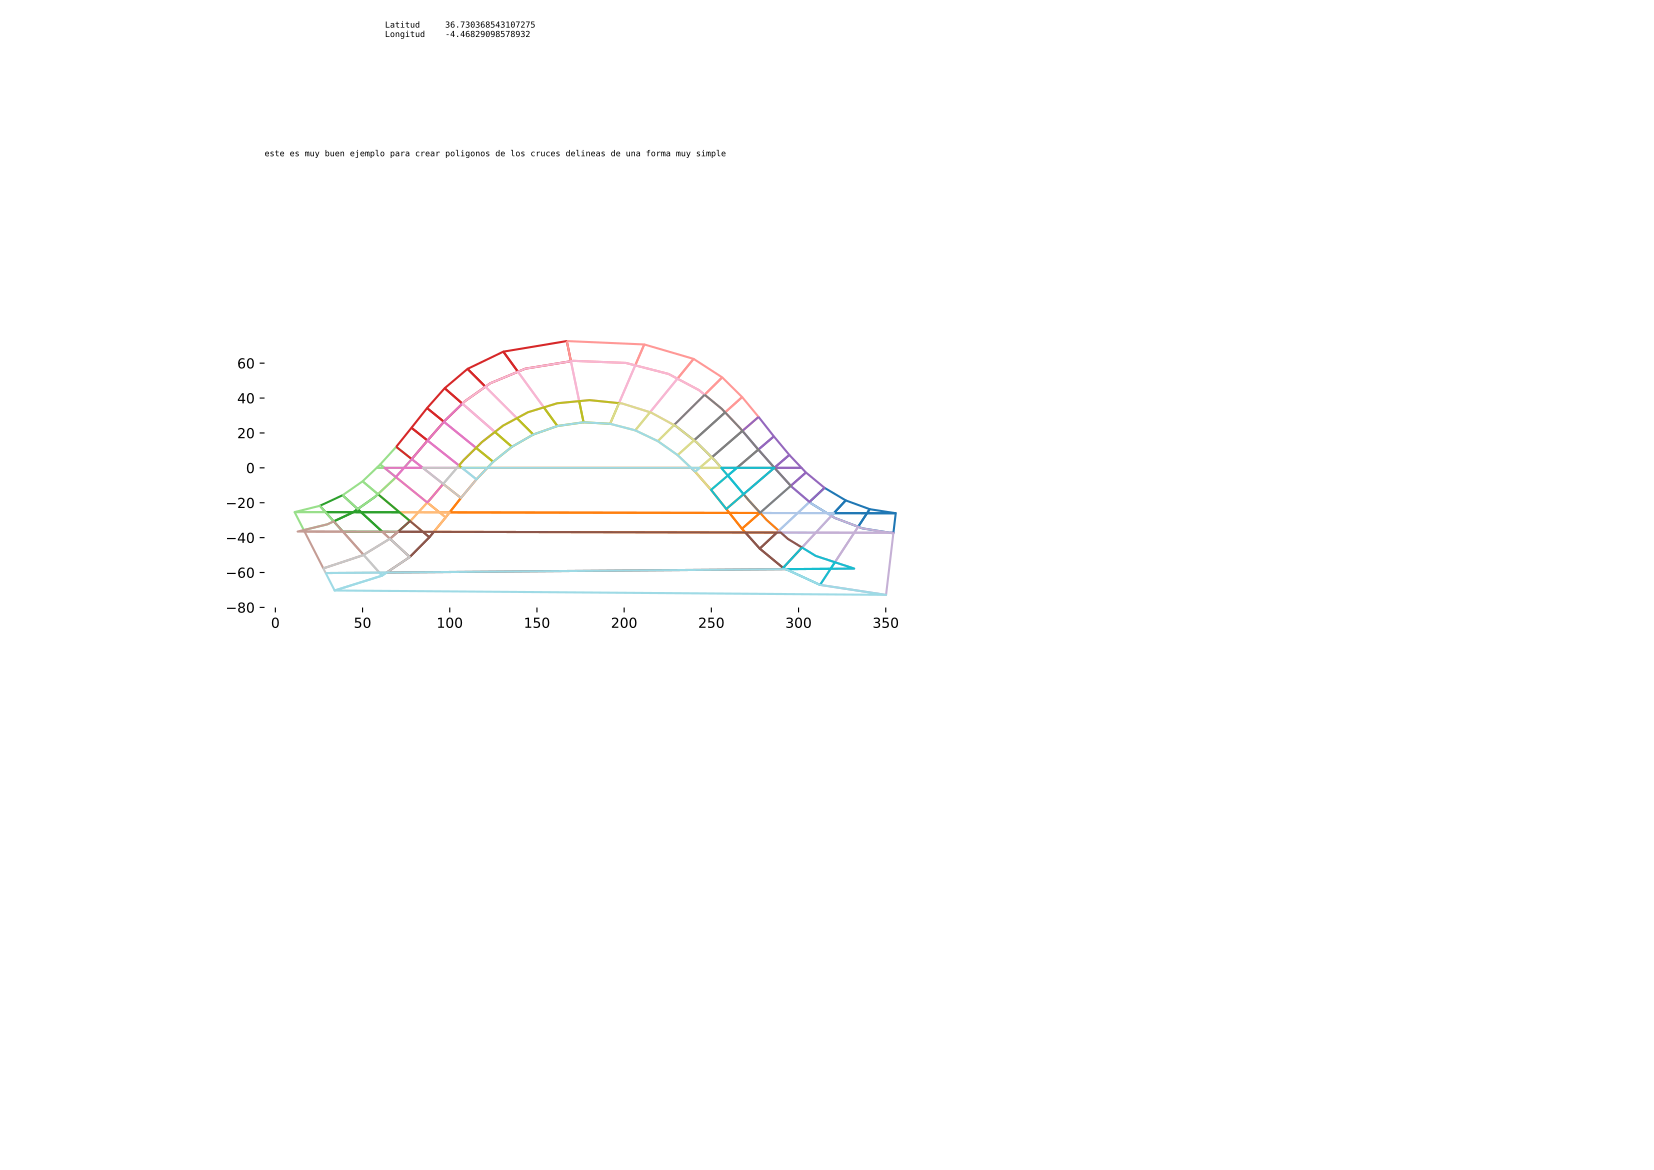

Here is the Python script that generated this plot:


def bbestado2json():
    '''
    al inicio se cargan los datos del json y al final se guardan de nuevo
    '''
    s.s['_fecha'] = datetime.datetime.now().strftime(
        " %d / %m / %Y - %H:%M")
    # guardar estado
    # json.dumps(s.s),mm.json
    with open("assets/json/mm.json", "w") as outfile:
        outfile.write(json.dumps(s.s))
    return

def bbnrel():
    '''
    para la simulacion con sam de NREL
    '''
    import PySAM.Pvwattsv8 as PV
    import PySAM.Grid as GRID
    import PySAM.Utilityrate5 as UR
    import PySAM.Cashloan as CL
    # variables glbales pero no estan ejecutada no tienen los outputs
    pv = PV.default("PVWattsResidential")
    grid = GRID.from_existing(pv, "PVWattsResidential")
    ur = UR.from_existing(pv, "PVWattsResidential")
    cl = CL.from_existing(pv, "PVWattsResidential")


def bbdxf2parametros():
    '''
    como entrada al programa se usa un dxf, el primero de la lista de los que haya en este directorio
    '''
    try:
        ifile = [x for x in list(os.listdir('assets/dxf')) if (("dxf"  in x) & ("#" not in x) & ("_OUT" not in x) & ("~" not in x))][0]
        print(f''' \n\n\n DXF MFUENTE ........{ifile}\n\n''')
        # exit()
    except:
        print('\n\n\n\n!!!!!!!!!!!!!!  pon el DXF en este directorio \n\n\n\n\n')
        # exit()
        # ifile = "modelo/pp.dxf"
    return ifile


def bbjson2estado():
    '''
    al final de la funcion principal, se guarda el estado modificado con la funcion 
    'estado2json'.
    '''
    with open("assets/json/mm.json", "r") as f:
        s = json.load(f)
    s = SimpleNamespace(s=s)
    return s

def app():
    if 1:
        a = 1

        tz = 'Europe/Madrid'
        tz = 'Etc/Greenwich'
        lat, lon = 40.416673, -3.703770
        #!!!!  poner los minutos p[ara desplazar los analemas no a las horas en punto sino para que sea vrtical el del medio dia, como en el diagrama del IDAE]
        times = pd.date_range('2022-01-01 00:15:00',
                            '2023-01-01 00:15:00', closed='left', freq='H', tz=tz)

        # remove nighttime
        fig, ax = plt.subplots(figsize=(22, 11))
        fechas=[ '2022-06-21', '2022-08-21', '2022-10-21', '2022-12-21']
        dias = []
        for date in pd.to_datetime(fechas):
            times = pd.date_range(date, date+pd.Timedelta('24h'), freq='1h', tz=tz)
            solpos = solarposition.get_solarposition(times, lat, lon)
            # solpos = solpos.loc[solpos['apparent_elevation'] > -40, :]
            if 1:
                solpos["geometry"] = solpos[["azimuth",
                                            "apparent_elevation"]].values.tolist()
                dia = LineString(solpos["geometry"].apply(lambda x: (*x, )))
                dias.append(dia)


        gdf = gpd.GeoDataFrame(geometry=dias)
        # gdf.plot(ax=ax)

        # 
        fechas=[ '2022-06-21',  '2022-12-21']

        aee = pd.Series()
        for date in pd.to_datetime(fechas):
            times = pd.date_range(date, date+pd.Timedelta('24h'), freq='1h', tz=tz)
            solpos = solarposition.get_solarposition(times, lat, lon)

            # solpos = solpos.loc[solpos['apparent_elevation'] > -40, :]
            if 1:
                solpos["geometry"] = solpos[["azimuth",
                                            "apparent_elevation"]].values.tolist()
                aee=pd.concat([aee,solpos["geometry"] ])      


        df=aee.copy().to_frame(name='geometry')
        # print(df[df.index.hour==8])

        hh=[]
        for hora in [0,1,2,3,4,5,6,7,8,9,10,11,12,13,14,15,16,17,18,19,20,21,22,23]:
            h=LineString(df[(df.index.hour==hora)]["geometry"].apply(lambda x: (*x, )))
            hh.append(h)
        hh.append(LineString([(0, 0),( 360, 0)]))
        gdfh = gpd.GeoDataFrame(geometry=hh)
        gdf=pd.concat([gdf,gdfh])

        # 

        # poligonizando los sectores
        polygons = list(polygonize(unary_union(gdf.geometry)))
        gdfP=gpd.GeoDataFrame(geometry=polygons)
        





    if 0:
        a = 1
        ##########################   VISUALIZACION   #################################################

    def visualizacion():
        with PdfPages(os.path.abspath(__file__)[:-3]+".pdf") as pdf:
            fig, axx = plt.subplots(figsize=(21/2.54*2, 29.7/2.54))

            def cabecera():
                texto = f'''
                        Latitud     {s.s["GEN"]["Ubicacion"]["_lat"]}
                        Longitud    {s.s["GEN"]["Ubicacion"]["_lng"]}
                '''

                ax = fig.add_axes([.16, .99, 0, 0], frameon=False)
                ax.text(0, 1, texto, va="top",   wrap=True,
                        fontfamily="monospace", fontsize=6)
                ax.axis("off")
            cabecera()

            def notas():
                texto = f'''
este es muy buen ejemplo para crear poligonos de los cruces delineas de una forma muy simple


                '''

                ax = fig.add_axes([.16, .88, 0, 0], frameon=False)
                ax.text(0, 1, texto, va="top",   wrap=True,
                        fontfamily="monospace", fontsize=6)
                ax.axis("off")
            notas()

            def grafico2():
                ax = fig.add_axes([.16, .4, .4, .4], frameon=False)
                gdfP.boundary.plot(ax=ax,cmap='tab20')
                
                # ax.axis("off")
            grafico2()

            def grafico():
                ax = fig.add_axes([.16, .1, .3, .3], frameon=False)


                ax.axis("off")
            grafico()




            axx.axis('off')
            pdf.savefig()
            plt.close()

    visualizacion()

    def estado2json():
        '''
        al inicio se cargan los datos del json y al final se guardan de nuevo
        '''
        s.s['_fecha'] = datetime.datetime.now().strftime(
            " %d / %m / %Y - %H:%M")
        # guardar estado
        # json.dumps(s.s),mm.json
        with open("assets/json/mm.json", "w") as outfile:
            outfile.write(json.dumps(s.s))
        return
    estado2json()


if __name__ == "__main__":

    import matplotlib
    import datetime
    from matplotlib.backends.backend_pdf import PdfPages
    import matplotlib.pyplot as plt
    import matplotlib.image as image
    from matplotlib.transforms import IdentityTransform
    import pandas as pd
    import geopandas as gpd
    from shapely.geometry import *
    from shapely.affinity import *
    from shapely.ops import *

    import os
    from shapely import affinity
    from PIL import Image
    from io import BytesIO
    # Librerías y módulos necesarios
    import matplotlib.pyplot as plt
    import qrcode
    # estado
    import json
    from types import SimpleNamespace
    # NREL
    import PySAM.Pvwattsv8 as PV
    import PySAM.Grid as GRID
    import PySAM.Utilityrate5 as UR
    import PySAM.Cashloan as CL
    import math
    import utm
    import numpy as np
    import sys
    import tomli
    import pathlib
    import glob
    from pvlib import solarposition
    import requests
    import rasterio
    from rasterio.plot import show as rioshow
    import geopandas
    import contextily as cx
    import time

    bbnrel()
    s = bbjson2estado()
    ifile = bbdxf2parametros()
    app()
    bbestado2json()
